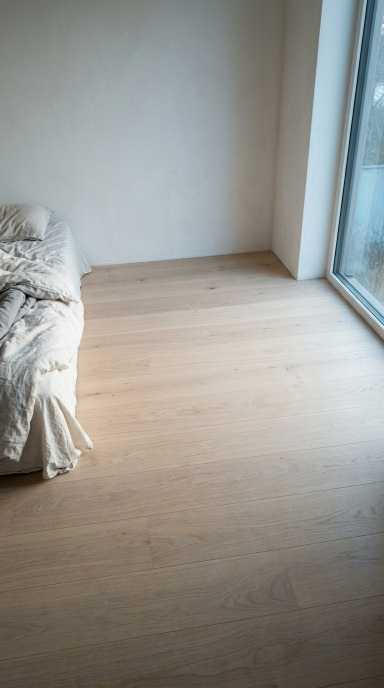
#> input picture background_library/backgrounds/bg_bedroom_window_dawn/main.png, 768 x 1376 px (shown at 1/2 size)
$ python -i ingest_backgrounds.py   (imports and definitions only)   (older library calls are emulated)
#> lines starting #> are read from the running program, lines starting #| are printed output that depends on the picture
#> further down, picture is the input picture: shape (1376, 768, 3); mean B, G, R 143.3, 148.6, 149.6
#!/usr/bin/env python3
# -*- coding: utf-8 -*-
"""把 Flow 出的背景图按 manifest 入库 background_library/。

用法:
  venv/Scripts/python.exe tools/ingest_backgrounds.py \
      --manifest background_library/manifest.json \
      --src output/2026-10-17/flow_images --dest background_library --date 2026-10-17
"""
import argparse
import datetime
import glob
import json
import os
import sys

import cv2
import numpy as np

# [1 line not run here, left out]


# [5 lines left out: function phash64, not called in this run]


def hamming(a, b):
    return bin(a ^ b).count("1")


def lap_var(img):
    return float(cv2.Laplacian(cv2.cvtColor(img, cv2.COLOR_BGR2GRAY), cv2.CV_64F).var())


def estimate_ground_y(img):
    g = cv2.cvtColor(img, cv2.COLOR_BGR2GRAY)
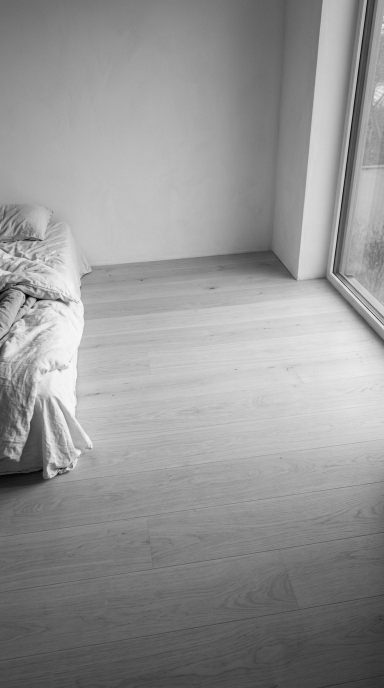
#> g: shape (1376, 768) (shown at 1/2 size); min 0, max 248, mean 148.3
    H = g.shape[0]
#> H = 1376
    roi = g[int(H * 0.4):, :]
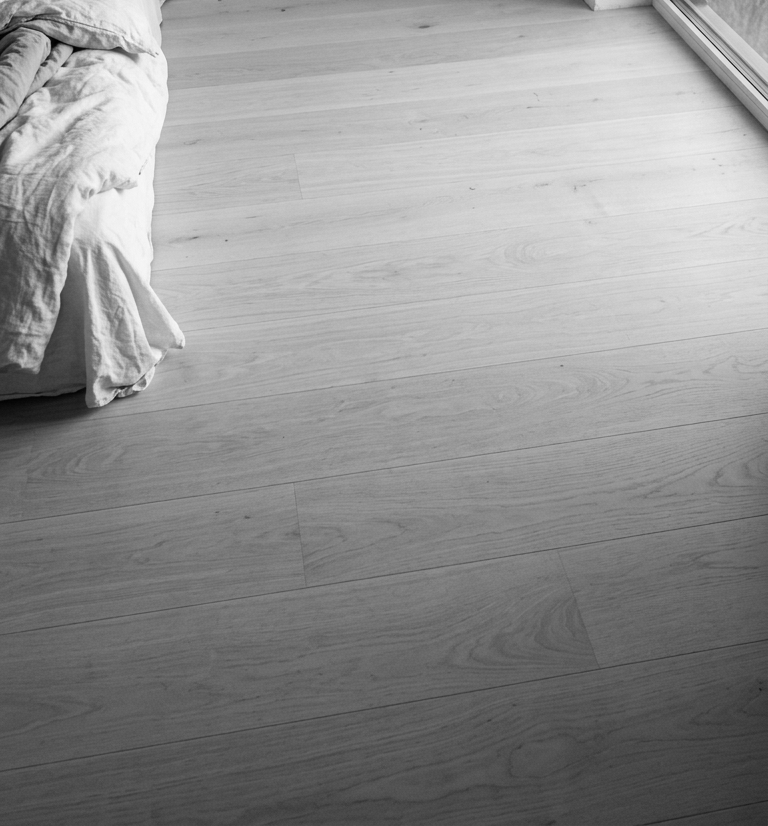
#> roi: shape (826, 768); min 0, max 248, mean 145
    sob = np.abs(cv2.Sobel(roi, cv2.CV_64F, 0, 1, ksize=3)).sum(axis=1)
#> sob = 826 values, max 33451 at index 47, min 0 at index 0, mean 15631.6
    sob = np.convolve(sob, np.ones(9) / 9.0, mode="same")
#> sob = 826 values, max 30656.2 at index 49, min 4486.2 at index 825, mean 15606.2
    row = int(np.argmax(sob)) + int(H * 0.4)
#> row = 599
    return min(max(row / H, 0.4), 0.95)


# [92 lines left out: function main, not called in this run]


# [2 lines not run here, left out]

>>> import cv2
>>> picture = cv2.imread('../background_library/backgrounds/bg_bedroom_window_dawn/main.png')
>>> result = estimate_ground_y(picture)
#> result = 0.435
